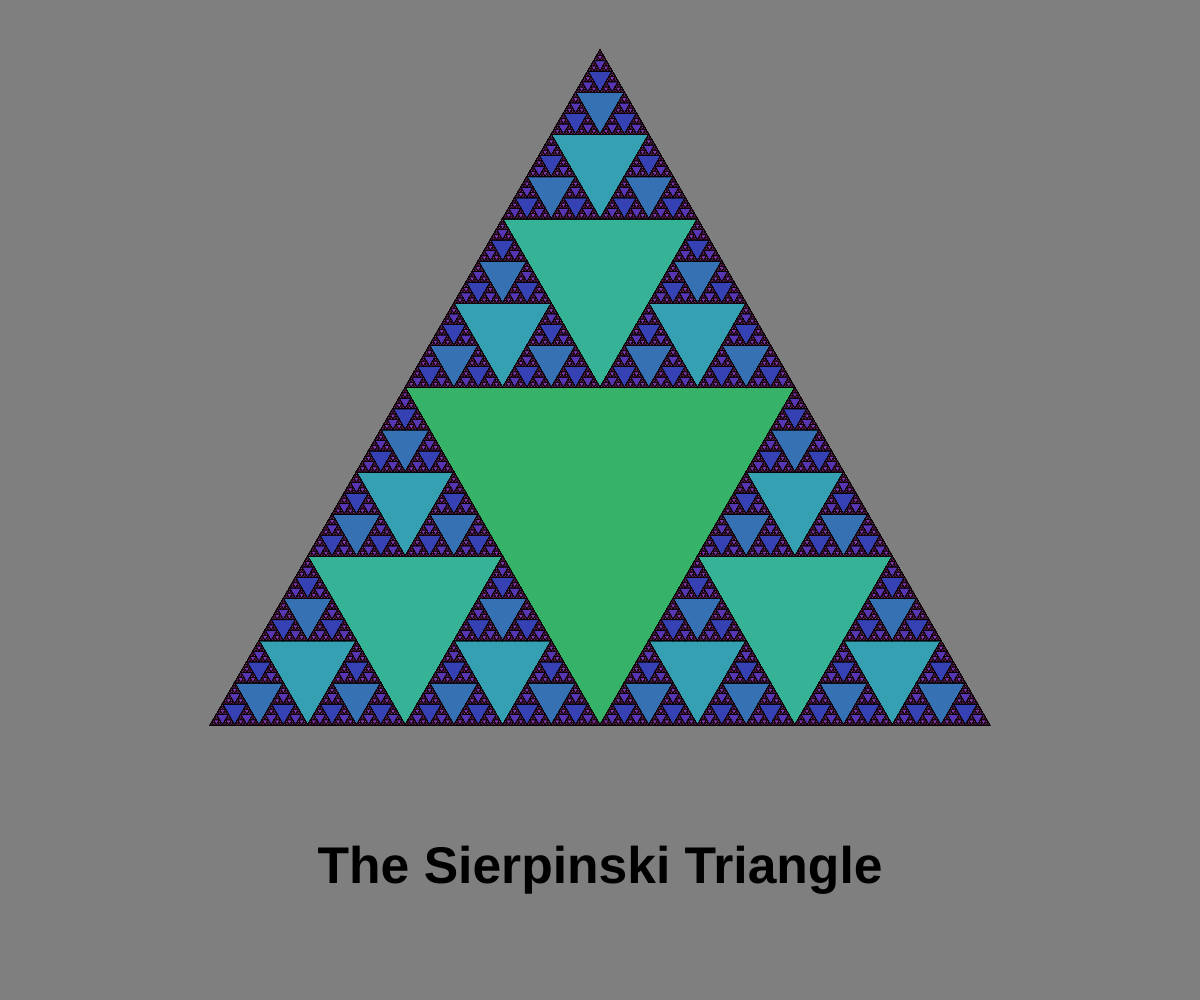
Frame 1 (no input)
Frame 2 (the mouse pressed at the canvas centre, redrawn once): identical to frame 1, image omitted

The p5.js sketch that drew this single still picture (run headless with seeded random() and noise() and a simulated clock; the mouse was pressed at the canvas centre and the sketch redrawn once):

// p5.js sketch
// ── sketch.js
let a, b, c;
let triangle, radius;
let lowerBound, upperBound;

function setup() {
  createCanvas(innerWidth, innerHeight)
  noLoop()

  radius = min(width, height) * 0.45

  a = new Point(radius * cos(-PI / 2), radius * sin(-PI / 2))
  b = new Point(radius * cos(PI / 6), radius * sin(PI / 6))
  c = new Point(radius * cos(PI * 5 / 6), radius * sin(PI * 5 / 6))

  triangle = new Triangle(a, b, c)

  lowerBound = 0
  upperBound = 8
}

function draw() {
  background(127)
  translate(width * 0.5, height * 0.5)
  
  push()
  let colorLimit = 100
  colorMode(HSB, colorLimit)

  for (let n = lowerBound; n <= upperBound; n++) {
    let hue = map(n, lowerBound, upperBound, colorLimit * 0.4, colorLimit * 0.9)
    fill(hue, colorLimit * 0.7, colorLimit * 0.7)
    sierpinski(triangle, n)
  }
  pop()

  push()
  fill('black')
  textStyle(BOLD)
  textSize(map(radius, 0, 1000, 12, 100))
  textAlign(CENTER)
  text("The Sierpinski Triangle", 0, radius * 0.85)
  pop()
}

class Point {
  constructor(x, y) {
    this.x = x
    this.y = y
  }

  midPoint(that) {
    let x = (this.x + that.x) / 2,
        y = (this.y + that.y) / 2;
    return new Point(x, y)
  }

  drawLineTo(that) {
    line(this.x, this.y, that.x, that.y)
  }
}

class Triangle {
  constructor(a, b, c) {
    this.a = a
    this.b = b
    this.c = c
  } 

  draw() {
    this.a.drawLineTo(this.b)
    this.b.drawLineTo(this.c)
    this.c.drawLineTo(this.a)
  }

  fill() {
    beginShape()
    vertex(this.a.x, this.a.y)
    vertex(this.b.x, this.b.y)
    vertex(this.c.x, this.c.y)
    endShape(CLOSE)
  }
}

function sierpinski(triangle, limit) {
  if (limit == 0) {
    triangle.fill()
  } else {

    let top = new Triangle(
      triangle.a,
      triangle.a.midPoint(triangle.c),
      triangle.a.midPoint(triangle.b)
    )
    let bottom_right = new Triangle(
      triangle.b,
      triangle.b.midPoint(triangle.a),
      triangle.b.midPoint(triangle.c)
    )
    let bottom_left = new Triangle(
      triangle.c,
      triangle.c.midPoint(triangle.a),
      triangle.c.midPoint(triangle.b)
    )
    
    sierpinski(top, limit - 1)
    sierpinski(bottom_right, limit - 1)
    sierpinski(bottom_left, limit - 1)
  }
}
